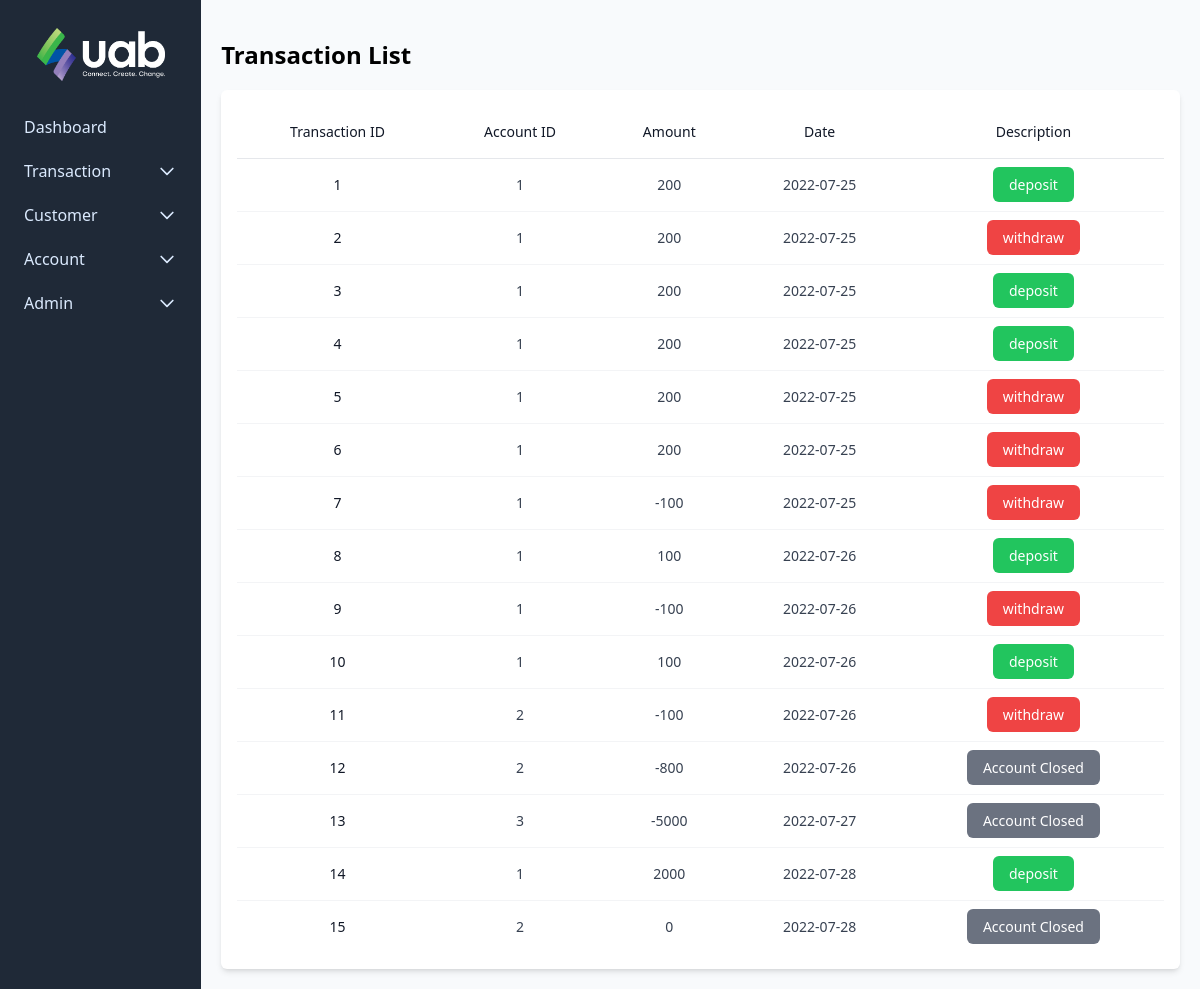
The app's page /transaction.php (signed in) with its own data.
### tables this page shows
CREATE TABLE `transaction` (
  `transactionID` int(50) NOT NULL,
  `accountID` int(50) NOT NULL,
  `amount` int(50) NOT NULL,
  `date` date NOT NULL,
  `description` varchar(50) NOT NULL
);

### public/transaction.php (called while the page is built)
<?php
include "./operation/connect.php";
include "./operation/operation.php";
$query = selectalldata($con, "transaction");
include "./layout/header.php";
include "./components/navigation.php";
include "./components/transaction.php";
include "./layout/footer.php";

### public/components/transaction.php (the view)
<div class="w-full p-5">
    <div class="my-5">
        <h2 class="text-2xl font-semibold leading-tight">Transaction List</h2>
    </div>
    <div class="overflow-x-auto bg-white p-4 rounded-md shadow-md">
        <table class="min-w-full text-sm divide-y divide-gray-200">
            <thead>
                <tr>
                    <th class="p-4 font-medium text-left text-gray-900 whitespace-nowrap">
                        <div class="flex items-center justify-center">
                            Transaction ID
                        </div>
                    </th>
                    <th class="p-4 font-medium text-left text-gray-900 whitespace-nowrap">
                        <div class="flex items-center justify-center">
                            Account ID
                        </div>
                    </th>
                    <th class="p-4 font-medium text-left text-gray-900 whitespace-nowrap">
                        <div class="flex items-center justify-center">
                            Amount
                        </div>
                    </th>
                    <th class="p-4 font-medium text-left text-gray-900 whitespace-nowrap">
                        <div class="flex items-center justify-center">
                            Date
                        </div>
                    </th>
                    <th class="p-4 font-medium text-left text-gray-900 whitespace-nowrap">
                        <div class="flex items-center justify-center">
                            Description
                        </div>
                    </th>
                </tr>
            </thead>
            <tbody class="divide-y divide-gray-100 text-center">
                <?php
                while ($result = mysqli_fetch_array($query)) {
                ?>
                <tr>
                    <td class="p-4 font-medium text-gray-900 whitespace-nowrap">
                        <?= $result['transactionID'] ?> </td>
                    <td class="p-4 text-gray-700 whitespace-nowrap">
                        <?= $result['accountID'] ?>
                    </td>
                    <td class="p-4 text-gray-700 whitespace-nowrap">
                        <?= $result['amount'] ?>
                    </td>
                    <td class="p-4 text-gray-700 whitespace-nowrap">
                        <?= $result['date'] ?>
                    </td>
                    <td class="p-4 text-gray-700 whitespace-nowrap">
                        <span class="px-4 py-2 <?php
                                                    switch ($result['description']) {
                                                        case "deposit":
                                                            echo "bg-green-500";
                                                            break;
                                                        case "withdraw":
                                                            echo "bg-red-500";
                                                            break;
                                                        default:
                                                            echo "bg-gray-500";
                                                    } ?> text-white rounded-md">
                            <?= $result['description']  ?></span>
                    </td>
                </tr>
                <?php
                }
                ?>
            </tbody>
        </table>
    </div>
</div>

### public/layout/header.php (shortened to what this page needs)
<!DOCTYPE html>
<html>
<head>
    <link rel="stylesheet" href="./css/tailwind.css">
    <link rel="stylesheet" href="./css/select2.css">
    <script src="https://cdn.tailwindcss.com"></script>
</head>
<body class="overflow-x-hidden">
    <div class=" relative min-h-screen md:flex bg-slate-50">

### public/components/navigation.php (shortened to what this page needs)
<div id="nav"
    class="bg-gray-800 z-10 text-blue-100 w-60   space-y-6 py-7 px-2 fixed inset-y-0 left-0 transform -translate-x-full md:relative md:translate-x-0 transition duration-500 ease-in-out">
    <a href="./index.php" class="text-white w-full flex justify-center items-center space-x-2 px-4">
        <img src="./image/uab.png" class="w-32">
    </a>
    <nav>
        <a href="./index.php"
            class="block py-2.5 px-4 hover:bg-gray-600 rounded transition duration-500 hover:text-white">
            Dashboard
        </a>
        <div class="btn">
            <button
                class="dropdown flex w-full justify-between items-center gap-2 rounded py-2.5 px-4 capitalize transition duration-500 hover:bg-gray-600 hover:text-white">
                <span> Transaction </span>
                <svg xmlns="http://www.w3.org/2000/svg" class="h-5 w-5 transition-all duration-200" id="arrow"
                    fill="none" viewBox="0 0 24 24" stroke="currentColor" stroke-width="2">
                    <path stroke-linecap="round" stroke-linejoin="round" d="M19 9l-7 7-7-7" />
                </svg>
            </button>
        </div>
        <div class="btn">
            <button
                class="dropdown flex w-full justify-between items-center gap-2 rounded py-2.5 px-4 capitalize transition duration-500 hover:bg-gray-600 hover:text-white">
                <span> Customer </span>
                <svg xmlns="http://www.w3.org/2000/svg" class="h-5 w-5 transition-all duration-200" id="arrow"
                    fill="none" viewBox="0 0 24 24" stroke="currentColor" stroke-width="2">
                    <path stroke-linecap="round" stroke-linejoin="round" d="M19 9l-7 7-7-7" />
                </svg>
            </button>
        </div>
        <div class="btn">
            <button
                class="dropdown flex w-full justify-between items-center gap-2 rounded py-2.5 px-4 capitalize transition duration-500 hover:bg-gray-600 hover:text-white">
                <span> Account </span>
                <svg xmlns="http://www.w3.org/2000/svg" class="h-5 w-5 transition-all duration-200" id="arrow"
                    fill="none" viewBox="0 0 24 24" stroke="currentColor" stroke-width="2">
                    <path stroke-linecap="round" stroke-linejoin="round" d="M19 9l-7 7-7-7" />
                </svg>
            </button>
        </div>
        <div class="btn">
            <button
                class="dropdown flex w-full  justify-between items-center gap-2 rounded py-2.5 px-4 capitalize transition duration-500 hover:bg-gray-600 hover:text-white">
                <span><?php condition($name) ?></span>
                <svg xmlns="http://www.w3.org/2000/svg" class="h-5 w-5 transition-all duration-200" id="arrow"
                    fill="none" viewBox="0 0 24 24" stroke="currentColor" stroke-width="2">
                    <path stroke-linecap="round" stroke-linejoin="round" d="M19 9l-7 7-7-7" />
                </svg>
            </button>
        </div>
    </nav>
</div>

### public/operation/operation.php (shortened to what this page needs)
<?php
function condition($something)
{
    if (isset($something)) {
        echo $something;
    }
}
function selectalldata($con, $table)
{
    $select = "SELECT * FROM $table";
    $query = mysqli_query($con, $select);
    return $query;
}

### public/layout/footer.php (shortened to what this page needs)
</body>
</html>

### records on screen
transaction: transactionID "1", accountID "1", amount "200", date "2022-07-25", description "deposit"
transaction: transactionID "2", accountID "1", amount "200", date "2022-07-25", description "withdraw"
transaction: transactionID "3", accountID "1", amount "200", date "2022-07-25", description "deposit"
transaction: transactionID "4", accountID "1", amount "200", date "2022-07-25", description "deposit"
transaction: transactionID "5", accountID "1", amount "200", date "2022-07-25", description "withdraw"
transaction: transactionID "6", accountID "1", amount "200", date "2022-07-25", description "withdraw"
transaction: transactionID "7", accountID "1", amount "-100", date "2022-07-25", description "withdraw"
transaction: transactionID "8", accountID "1", amount "100", date "2022-07-26", description "deposit"
transaction: transactionID "9", accountID "1", amount "-100", date "2022-07-26", description "withdraw"
transaction: transactionID "10", accountID "1", amount "100", date "2022-07-26", description "deposit"
transaction: transactionID "11", accountID "2", amount "-100", date "2022-07-26", description "withdraw"
transaction: transactionID "12", accountID "2", amount "-800", date "2022-07-26", description "Account Closed"
transaction: transactionID "13", accountID "3", amount "-5000", date "2022-07-27", description "Account Closed"
transaction: transactionID "14", accountID "1", amount "2000", date "2022-07-28", description "deposit"
transaction: transactionID "15", accountID "2", amount "0", date "2022-07-28", description "Account Closed"

### other values on screen
$something "Admin"
